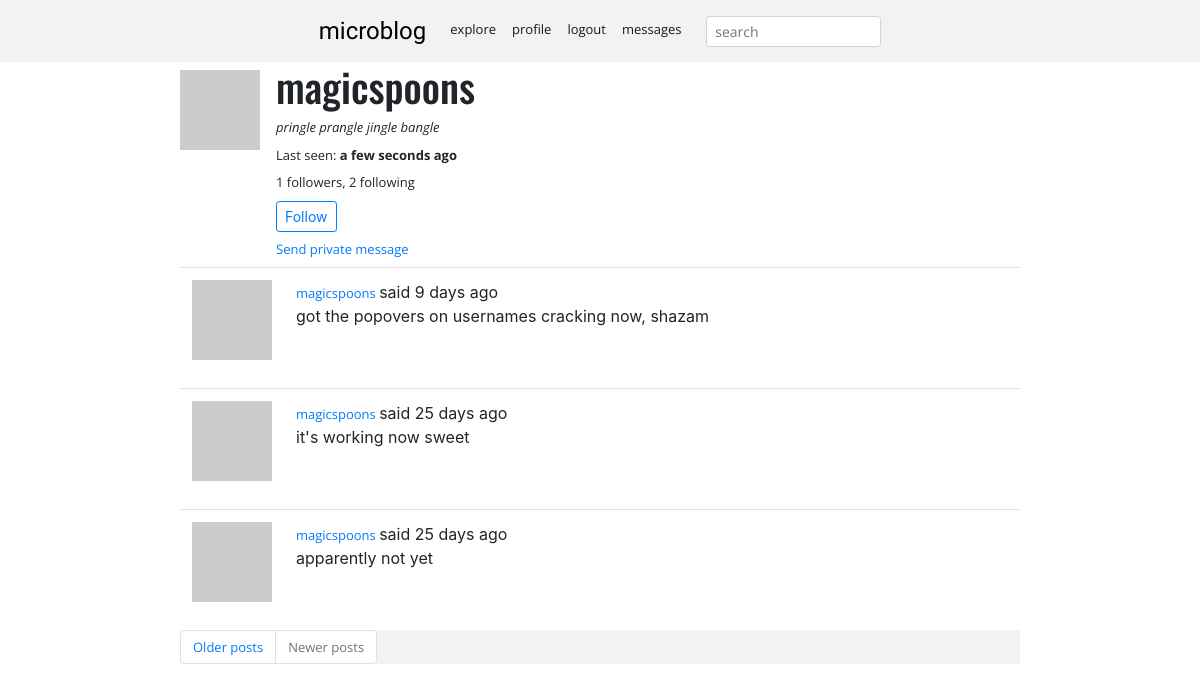
The app's page /user/magicspoons (signed in) with its own data.
### app/models.py (models this page shows, shortened)
class PaginatedAPIMixin(object):
    @staticmethod
    def to_collection_dict(query, page, per_page, endpoint, **kwargs):
        resources = query.paginate(page, per_page, False)
        data = {
            'items': [item.to_dict() for item in resources.items],
            '_meta': {
                'page': page,
                'per_page': per_page,
                'total_pages': resources.pages,
                'total_items': resources.total
            },
            '_links': {
                'self': url_for(endpoint, page=page, per_page=per_page,
                                **kwargs),
                'next': url_for(endpoint, page=page + 1, per_page=per_page,
                                **kwargs) if resources.has_next else None,
                'prev': url_for(endpoint, page=page - 1, per_page=per_page,
                                **kwargs) if resources.has_prev else None
            }
        }
        return data

class User(PaginatedAPIMixin, UserMixin, db.Model):
    id = db.Column(db.Integer, primary_key=True)
    username = db.Column(db.String(64), index=True, unique=True)
    email = db.Column(db.String(120), index=True, unique=True)
    password_hash = db.Column(db.String(128))
    posts = db.relationship('Post', backref='author', lazy='dynamic')
    about_me = db.Column(db.String(140))
    last_seen = db.Column(db.DateTime, default=datetime.utcnow)
    followed = db.relationship(
        'User', secondary=followers,
        primaryjoin=(followers.c.follower_id == id),
        secondaryjoin=(followers.c.followed_id == id),
        backref=db.backref('followers', lazy='dynamic'), lazy='dynamic')
    messages_sent = db.relationship('Message',
                                    foreign_keys='Message.sender_id',
                                    backref='author', lazy='dynamic')
    messages_received = db.relationship('Message',
                                        foreign_keys='Message.recipient_id',
                                        backref='recipient', lazy='dynamic')
    last_message_read_time = db.Column(db.DateTime)
    notifications = db.relationship('Notification', backref='user', lazy='dynamic')
    tasks = db.relationship('Task', backref='user', lazy='dynamic')
    token = db.Column(db.String(32), index=True, unique=True)
    token_expiration = db.Column(db.DateTime)
    def avatar(self, size):
        digest = md5(self.email.lower().encode('utf-8')).hexdigest()
        return 'https://www.gravatar.com/avatar/{}?d=identicon&s={}'.format(
            digest, size)
    def is_following(self, user):
        return self.followed.filter(
            followers.c.followed_id == user.id).count() > 0
    def new_messages(self):
        last_read_time = self.last_message_read_time or datetime(1900, 1, 1)
        return Message.query.filter_by(recipient=self).filter(
            Message.timestamp > last_read_time).count()
    def get_tasks_in_progress(self):
        return Task.query.filter_by(user=self, complete=False).all()

class SearchableMixin(object):
    @classmethod
    def before_commit(cls, session):
        session._changes = {
            'add': list(session.new),
            'update': list(session.dirty),
            'delete': list(session.deleted)
        }
    @classmethod
    def after_commit(cls, session):
        for obj in session._changes['add']:
            if isinstance(obj, SearchableMixin):
                add_to_index(obj.__tablename__, obj)
        for obj in session._changes['update']:
            if isinstance(obj, SearchableMixin):
                add_to_index(obj.__tablename__, obj)
        for obj in session._changes['delete']:
            if isinstance(obj, SearchableMixin):
                remove_from_index(obj.__tablename__, obj)
        session._changes = None

class Post(SearchableMixin, db.Model):
    __searchable__ = ['body']
    id = db.Column(db.Integer, primary_key=True)
    body = db.Column(db.String(140))
    timestamp = db.Column(db.DateTime, index=True, default=datetime.utcnow)
    user_id = db.Column(db.Integer, db.ForeignKey('user.id'))
    language = db.Column(db.String(5))

### app/main/routes.py (the view)
@bp.route('/user/<username>')
@login_required
def user(username):
    user = User.query.filter_by(username=username).first_or_404()
    page = request.args.get('page', 1, type=int)
    posts = user.posts.order_by(Post.timestamp.desc()).paginate(
        page, current_app.config['POSTS_PER_PAGE'], False)
    next_url = url_for('main.user', username=user.username,
                       page=posts.next_num) if posts.has_next else None
    prev_url = url_for('main.user', username=user.username,
                       page=posts.prev_num) if posts.has_prev else None
    form = EmptyForm()
    return render_template('user.html', user=user, posts=posts.items,
                           next_url=next_url, prev_url=prev_url, form=form)

### app/main/forms.py
class SearchForm(FlaskForm):
    q = StringField(_l('search'), validators=[DataRequired()])
    def __init__(self, *args, **kwargs):
        if 'formdata' not in kwargs:
            kwargs['formdata'] = request.args
        if 'csrf_enabled' not in kwargs:
            kwargs['csrf_enabled'] = False
        super(SearchForm, self).__init__(*args, **kwargs)

class EmptyForm(FlaskForm):
    submit = SubmitField('Submit')

### app/main/routes.py (called while the page is built)
@bp.before_app_request
def before_request():
    if current_user.is_authenticated:
        current_user.last_seen = datetime.utcnow()
        db.session.commit()
        g.search_form = SearchForm()
    g.locale = str(get_locale())

### app/models.py (called while the page is built)
@login.user_loader
def load_user(id):
    return User.query.get(int(id))

### app/main/templates/user.html (shortened to what this page needs)
{% extends "base.html" %}
{% import "bootstrap/form.html" as wtf %}
{% block app_content %}
    <div class="d-flex flex-row">
            <div class="pt-2 pr-2" ><img src="{{ user.avatar(128) }}"></div>
            <div class="pl-2">
                <h1>{{ user.username }}</h1>
                {% if user.about_me %}
                    <p><em>{{ user.about_me }}</em></p>
                {% endif %}
                {% if user.last_seen %}
                    <p>{{ _('Last seen') }}: <strong>{{ moment(user.last_seen).fromNow() }}</strong></p>
                {% endif %}
                    <p>{{ _('%(count)d followers', count=user.followers.count()) }}, {{ _('%(count)d following', count=user.followed.count()) }}</p>
                    {% if user == current_user %}
                <a href="{{ url_for('main.edit_profile') }}">{{ _('Edit your profile') }}</a>
                {% if not current_user.get_task_in_progress('export_posts') %}
                <p>
                    <a href="{{ url_for('main.export_posts') }}">
                        {{ _('Export your posts') }}
                    </a>
                </p>
                {% endif %}
                {% elif not current_user.is_following(user) %}
                <p>
                    <form action="{{ url_for('main.follow', username=user.username) }}" method="post">
                        {{ form.submit(value=_('Follow'), class="btn btn-outline-primary btn-sm") }}
                    </form>
                </p>
                {% endif %}
                {% if user != current_user %}
                <p>
                    <a href="{{ url_for('main.send_message',
                                        recipient=user.username) }}">
                        {{ _('Send private message') }}
                    </a>
                </p>
                {% endif %}
            </div>
    </div>
    {% for post in posts %}
        {% include '_post.html' %}
    {% endfor %}
    <nav aria-label="...">
        <ul class="pagination">
            <li class="page-item{% if not next_url %} disabled{% endif %}">
                <a class="page-link" href="{{ next_url or '#' }}">
                    {{ _('Older posts') }}
                </a>
            </li>
            <li class="page-item{% if not prev_url %} disabled{% endif %}">
                <a class="page-link" href="{{ prev_url or '#' }}">
                    {{ _('Newer posts') }}
                </a>
            </li>
        </ul>
    </nav>
{% endblock %}

### app/main/templates/_post.html (shortened to what this page needs)
<table class="table table-hover">
        <tr>
            <td width="70px">
                <a href="{{ url_for('main.user', username=post.author.username) }}">
                    <img src="{{ post.author.avatar(70) }}" />
                </a>
            </td>
            <td>
                {{ _('%(username)s said %(when)s',
                    username=user_link, when=moment(post.timestamp).fromNow()) }}
                <br>
                <span id="post{{ post.id }}">{{ post.body }}</span>
            </td>
        </tr>
    </table>

### app/static/styles.css (style rules this page uses)
body { padding-top:62px; }
p { margin-bottom: 8px; }
.opensans, a, li, p { font-family: Open Sans; font-size: small; }
a { word-wrap: break-word; }
.oswald, h3, h1, h5 { font-family: Oswald; }
nav { background-color: #f2f2f2; }

### records on screen
User: username "magicspoons", about_me "pringle prangle jingle bangle", last_seen "a few seconds ago"
Post: body "got the popovers on usernames cracking now, shazam"
Post: body "it's working now sweet"
Post: body "apparently not yet"
